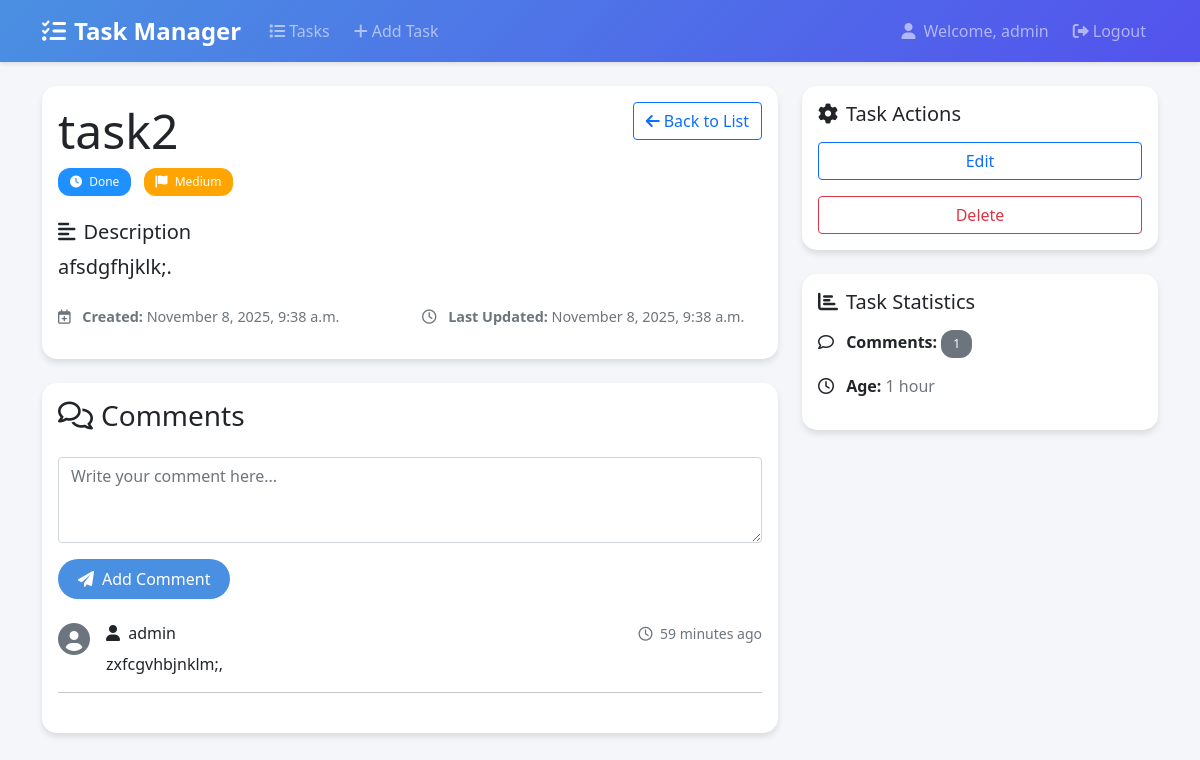
The page /task/2/ (signed in) on the database its author committed.
### app_treking/models.py (models this page shows, shortened)
class Task(models.Model):
    STATUS_CHOICES = (
        ("todo" , "To Do"),
        ("inprogress" , "In Progress"),
        ("done" , "Done"),
    )
    PRIORETI_CHOICES = (
        ("low" , "Low"),
        ("medium" , "Medium"),
        ("high" , "High"),
    )
    title = models.CharField(max_length=200)
    description = models.TextField()
    created_at = models.DateTimeField(auto_now_add=True)
    updated_at = models.DateTimeField(auto_now=True)
    completed = models.BooleanField(default=False)
    user = models.ForeignKey(User, on_delete=models.CASCADE)

class TaskDetail(models.Model):
    task = models.OneToOneField(Task, on_delete=models.CASCADE, related_name='details')
    status = models.CharField(max_length=20, choices=Task.STATUS_CHOICES, default="todo")
    priority = models.CharField(max_length=20, choices=Task.PRIORETI_CHOICES, default="medium")
    due_date = models.DateTimeField(null=True, blank=True)

class TaskComment(models.Model):
    task = models.ForeignKey(Task, on_delete=models.CASCADE, related_name='comments')
    author = models.ForeignKey(User, on_delete=models.CASCADE)
    content = models.TextField()
    created_at = models.DateTimeField(auto_now_add=True)

### app_treking/views.py (the view, shortened to what this page needs)
# urls.py: path('task/<int:task_id>/', TaskDetailView.as_view(), name='task_detail'),
class TaskDetailView(LoginRequiredMixin, DetailView):
    model = Task
    template_name = 'app_treking/task_detail.html'
    context_object_name = 'task'
    pk_url_kwarg = 'task_id'
    def get_queryset(self):
        return Task.objects.filter(user=self.request.user)
    def get_context_data(self, **kwargs):
        context = super().get_context_data(**kwargs)
        context['comments'] = self.object.comments.select_related('author').order_by('-created_at')
        context['comment_form'] = CommentForm()
        return context

### app_treking/forms.py
class CommentForm(forms.ModelForm):
    class Meta:
        model = TaskComment
        fields = ['content']
        widgets = {
            'content': forms.Textarea(attrs={'rows': 3, 'placeholder': 'Write your comment here...', 'class': 'form-control'})
        }

### app_treking/templates/app_treking/task_detail.html (shortened to what this page needs)
{% extends "base.html" %}
{% block content %}
<div class="row">
    <div class="col-md-8">
        <div class="card mb-4">
            <div class="card-body">
                <div class="d-flex justify-content-between align-items-start mb-4">
                    <div>
                        <h2 class="display-5 mb-0">{{ task.title }}</h2>
                        <div class="mt-2">
                            {% if task.details %}
                            <span class="badge bg-{{ task.details.status }} me-2">
                                <i class="fas fa-clock me-1"></i>
                                {{ task.details.get_status_display }}
                            </span>
                            <span class="badge bg-{{ task.details.priority }}">
                                <i class="fas fa-flag me-1"></i>
                                {{ task.details.get_priority_display }}
                            </span>
                            {% endif %}
                        </div>
                    </div>
                    <a href="{% url 'task_list' %}" class="btn btn-outline-primary">
                        <i class="fas fa-arrow-left me-1"></i>Back to List
                    </a>
                </div>
                <div class="task-description mb-4">
                    <h5><i class="fas fa-align-left me-2"></i>Description</h5>
                    <p class="lead">{{ task.description }}</p>
                </div>
                <div class="task-meta row">
                    <div class="col-md-6">
                        <div class="meta-item mb-3">
                            <i class="far fa-calendar-plus me-2"></i>
                            <strong>Created:</strong>
                            <span class="text-muted">{{ task.created_at|date:"F j, Y, g:i a" }}</span>
                        </div>
                    </div>
                    <div class="col-md-6">
                        <div class="meta-item mb-3">
                            <i class="far fa-clock me-2"></i>
                            <strong>Last Updated:</strong>
                            <span class="text-muted">{{ task.updated_at|date:"F j, Y, g:i a" }}</span>
                        </div>
                    </div>
                </div>
            </div>
        </div>
        <div class="card">
            <div class="card-body">
                <h3 class="mb-4">
                    <i class="far fa-comments me-2"></i>Comments
                </h3>
                <form method="post" class="mb-4">
                    <div class="mb-3">
                        {{ comment_form.content }}
                    </div>
                    <button type="submit" class="btn btn-primary">
                        <i class="fas fa-paper-plane me-2"></i>Add Comment
                    </button>
                </form>
                <div class="comments-list">
                    {% for comment in comments %}
                    <div class="comment mb-4">
                        <div class="d-flex align-items-start">
                            <div class="comment-avatar me-3">
                                <i class="fas fa-user-circle fa-2x text-secondary"></i>
                            </div>
                            <div class="comment-content flex-grow-1">
                                <div class="d-flex justify-content-between align-items-center mb-2">
                                    <h6 class="mb-0">
                                        <i class="fas fa-user me-1"></i>
                                        {{ comment.author.username }}
                                    </h6>
                                    <small class="text-muted">
                                        <i class="far fa-clock me-1"></i>
                                        {{ comment.created_at|timesince }} ago
                                    </small>
                                </div>
                                <p class="mb-0">{{ comment.content }}</p>
                            </div>
                        </div>
                        <hr class="my-3">
                    </div>
                    {% empty %}
                    <div class="text-center py-4">
                        <i class="far fa-comment-dots fa-3x text-muted mb-3"></i>
                        <p class="text-muted">No comments yet. Be the first to comment!</p>
                    </div>
                    {% endfor %}
                </div>
            </div>
        </div>
    </div>
    <div class="col-md-4">
        <div class="card mb-4">
            <div class="card-body">
                <h5 class="card-title mb-3">
                    <i class="fas fa-cog me-2"></i>Task Actions
                </h5>
                <div class="d-grid gap-2">
                    {% if user == task.user or user.is_staff %}
                        <a href="{% url 'edit_task' task.id %}" class="btn btn-outline-primary w-100">Edit</a>
                        <form method="post" action="{% url 'delete_task' task.id %}">
                            <button type="submit" class="btn btn-outline-danger w-100 mt-2">Delete</button>
                        </form>
                    {% endif %}
                </div>
            </div>
        </div>
        <div class="card">
            <div class="card-body">
                <h5 class="card-title mb-3">
                    <i class="fas fa-chart-bar me-2"></i>Task Statistics
                </h5>
                <div class="task-stats">
                    <div class="stat-item mb-3">
                        <i class="far fa-comment me-2"></i>
                        <strong>Comments:</strong>
                        <span class="badge bg-secondary">{{ comments.count }}</span>
                    </div>
                    <div class="stat-item mb-3">
                        <i class="far fa-clock me-2"></i>
                        <strong>Age:</strong>
                        <span class="text-muted">{{ task.created_at|timesince }}</span>
                    </div>
                </div>
            </div>
        </div>
    </div>
</div>
{% endblock %}

### app_treking/templates/base.html (shortened to what this page needs)
{% load static %}
<!DOCTYPE html>
<html lang="en">
<head>
    <link href="https://cdn.jsdelivr.net/npm/bootstrap@5.1.3/dist/css/bootstrap.min.css" rel="stylesheet">
    <link href="https://cdnjs.cloudflare.com/ajax/libs/font-awesome/6.0.0/css/all.min.css" rel="stylesheet">
</head>
<body>
    <nav class="navbar navbar-expand-lg navbar-dark">
        <div class="container">
            <a class="navbar-brand" href="{% url 'task_list' %}">
                <i class="fas fa-tasks me-2"></i>Task Manager
            </a>
            <div class="collapse navbar-collapse" id="navbarNav">
                <ul class="navbar-nav me-auto">
                    {% if user.is_authenticated %}
                    <li class="nav-item">
                        <a class="nav-link" href="{% url 'task_list' %}">
                            <i class="fas fa-list me-1"></i>Tasks
                        </a>
                    </li>
                    <li class="nav-item">
                        <a class="nav-link" href="{% url 'add_task' %}">
                            <i class="fas fa-plus me-1"></i>Add Task
                        </a>
                    </li>
                    {% endif %}
                </ul>
                <ul class="navbar-nav">
                    {% if user.is_authenticated %}
                    <li class="nav-item user-welcome">
                        <span class="nav-link">
                            <i class="fas fa-user"></i>Welcome, {{ user.username }}
                        </span>
                    </li>
                    <li class="nav-item">
                        <a class="nav-link" href="{% url 'logout' %}">
                            <i class="fas fa-sign-out-alt me-1"></i>Logout
                        </a>
                    </li>
                    {% endif %}
                </ul>
            </div>
        </div>
    </nav>
    <div class="container py-4">
        {% block content %}
        {% endblock %}
    </div>
</body>
</html>

### app_treking/templates/base.html (style rules this page uses)
:root { --primary-color: #4a90e2; --secondary-color: #f5f6fa; --accent-color: #5352ed; }
body { background-color: var(--secondary-color); font-family: 'Segoe UI', Tahoma, Geneva, Verdana, sans-serif; }
.navbar { background: linear-gradient(135deg, var(--primary-color), var(--accent-color)); box-shadow: 0 2px 4px rgba(0,0,0,0.1); }
.navbar-brand { font-weight: 600; font-size: 1.5rem; }
.card { border: none; border-radius: 15px; box-shadow: 0 4px 6px rgba(0,0,0,0.1); transition: transform 0.2s ease; }
.btn-primary { background: var(--primary-color); border: none; border-radius: 25px; padding: 8px 20px; transition: all 0.3s ease; }
.badge { padding: 8px 12px; border-radius: 12px; font-weight: 500; }
.bg-done { background-color: #1e90ff; }
.bg-medium { background-color: #ffa502; }
.nav-link { font-weight: 500; padding: 8px 16px; margin: 0 4px; border-radius: 20px; transition: all 0.3s ease; }
.user-welcome { display: flex; align-items: center; }
.user-welcome i { margin-right: 8px; }
.task-meta { font-size: 0.9rem; color: #6c757d; }

### rows shown on the page
Task: title "task2", details.status "Done", details.priority "Medium", description "afsdgfhjklk;.", created_at "November 8, 2025, 9:38 a.m.", updated_at "November 8, 2025, 9:38 a.m.", created_at "1 hour"
TaskComment: author.username "admin", created_at "59 minutes", content "zxfcgvhbjnklm;,"

### other values the page prints
{{ user.username }} "admin"
{{ comments.count }} "1"
